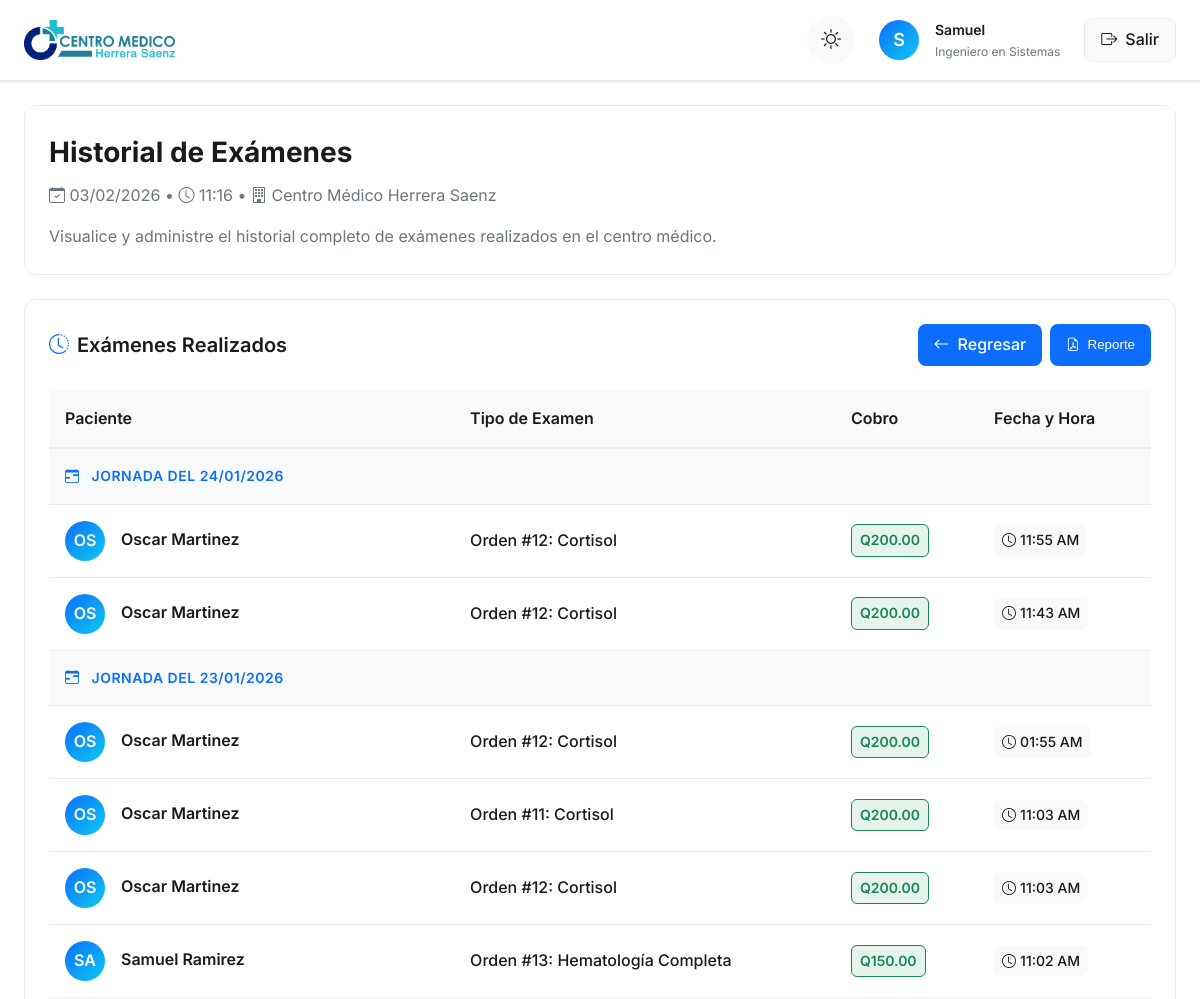
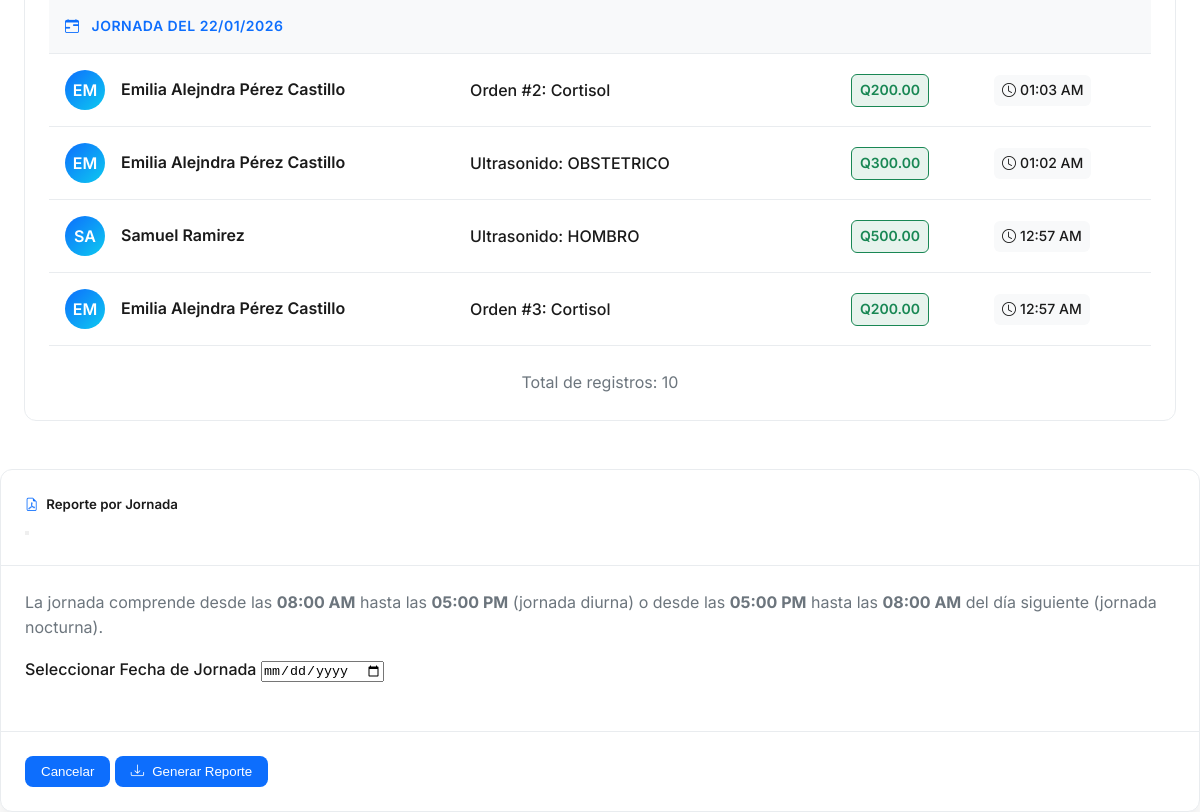
Page /php/examinations/historial_examenes.php (signed in) on the earlier database version (2 pictures, top to bottom).
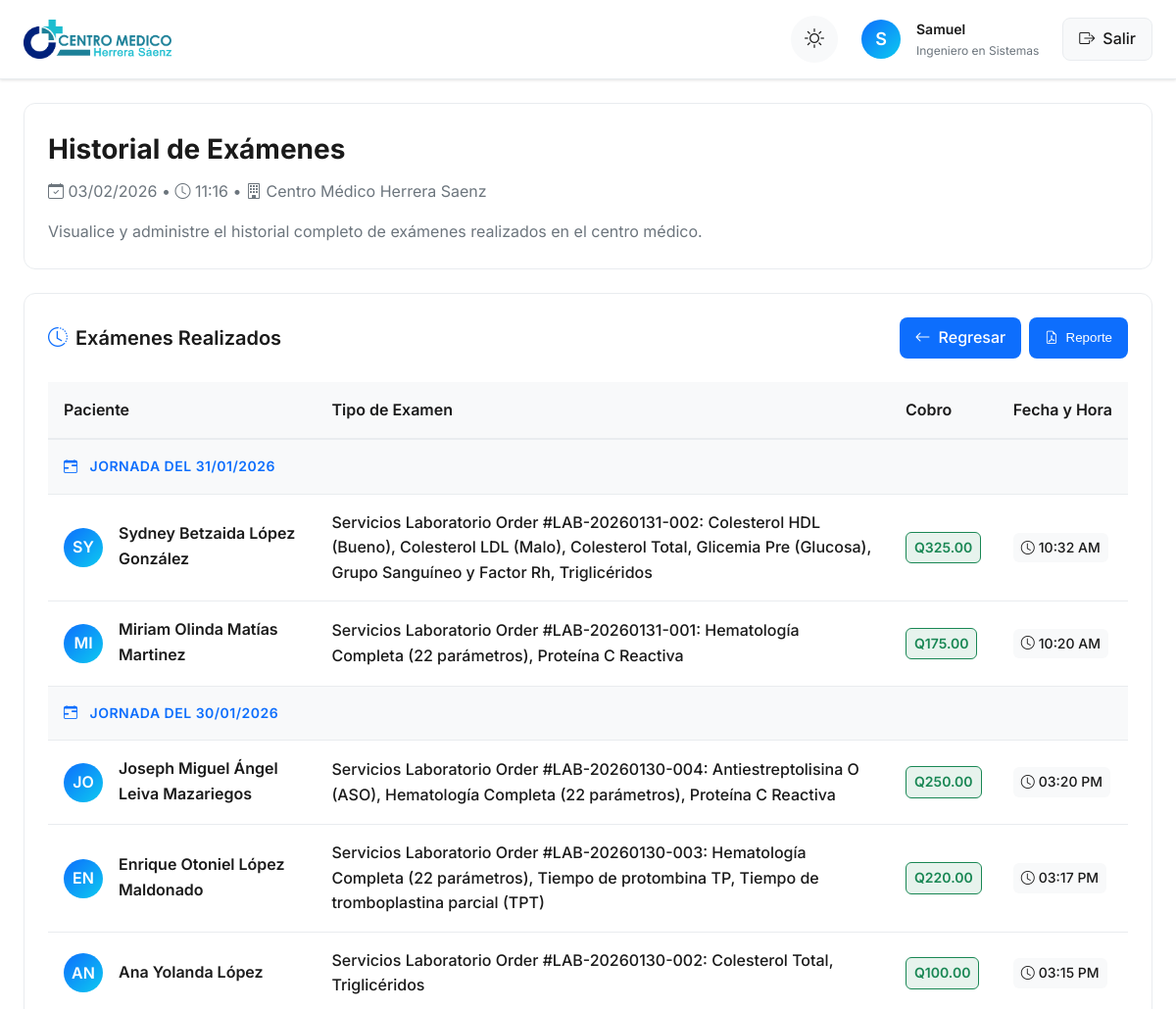
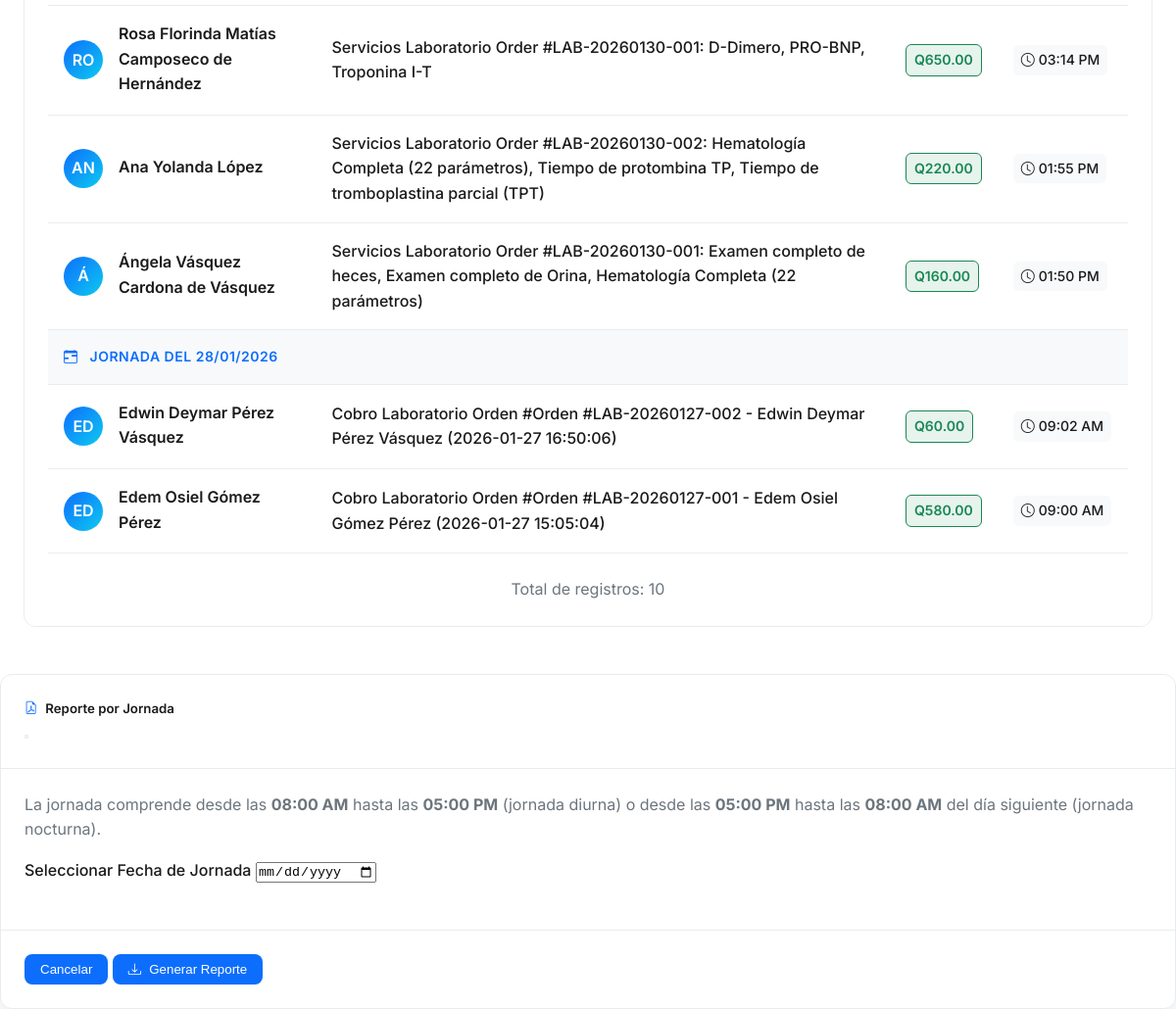
Same page on the later database version (2 pictures, top to bottom).
### tables this page shows
CREATE TABLE `examenes_realizados` (
  `id_examen_realizado` int NOT NULL,
  `id_paciente` int NOT NULL,
  `nombre_paciente` varchar(255) NOT NULL,
  `tipo_examen` varchar(255) NOT NULL COMMENT 'Nombre del examen (ej. Electrocardiograma, Ultrasonido)',
  `cobro` decimal(10,2) NOT NULL,
  `fecha_examen` timestamp NULL DEFAULT CURRENT_TIMESTAMP,
  `usuario` varchar(255) DEFAULT NULL,
  `tipo_pago` enum('Efectivo','Tarjeta','Transferencia') DEFAULT 'Efectivo'
);

### php/examinations/historial_examenes.php (the view, shortened to what this page needs)
<?php
try {
    $database = new Database();
    $conn = $database->getConnection();
    $user_name = $_SESSION['nombre'];
    $user_specialty = $_SESSION['especialidad'] ?? 'Profesional Médico';
    $limit = 20;
    $page = isset($_GET['page']) ? (int) $_GET['page'] : 1;
    $offset = ($page > 1) ? ($page - 1) * $limit : 0;
    $stmt_count = $conn->query("SELECT COUNT(*) as total FROM examenes_realizados");
    $total_registros = $stmt_count->fetch(PDO::FETCH_ASSOC)['total'];
    $stmt = $conn->prepare("
        SELECT id_examen_realizado, nombre_paciente, tipo_examen, cobro, fecha_examen
        FROM examenes_realizados
        ORDER BY fecha_examen DESC
        LIMIT :limit OFFSET :offset
    ");
    $stmt->bindParam(':limit', $limit, PDO::PARAM_INT);
    $stmt->bindParam(':offset', $offset, PDO::PARAM_INT);
    $stmt->execute();
    $examenes = $stmt->fetchAll(PDO::FETCH_ASSOC);
} catch (Exception $e) {
    $examenes = [];
    $total_paginas = 1;
    $total_registros = 0;
    $error_message = "Error al cargar el historial: " . $e->getMessage();
    error_log("Error en historial_examenes: " . $e->getMessage());
}
?>
<!DOCTYPE html>
<html lang="es" data-theme="light">
<head>
    <link rel="stylesheet" href="https://cdn.jsdelivr.net/npm/bootstrap-icons@1.10.0/font/bootstrap-icons.css">
</head>
<body>
    <div class="dashboard-container">
        <header class="dashboard-header">
            <div class="header-content">
                <div class="brand-container">
                    <img src="../../assets/img/herrerasaenz.png" alt="Centro Médico Herrera Saenz" class="brand-logo">
                </div>
                <div class="header-controls">
                    <div class="theme-toggle">
                        <button id="themeSwitch" class="theme-btn" aria-label="Cambiar tema claro/oscuro">
                            <i class="bi bi-sun theme-icon sun-icon"></i>
                        </button>
                    </div>
                    <div class="header-user">
                        <div class="header-avatar">
                            <?php echo strtoupper(substr($user_name, 0, 1)); ?>
                        </div>
                        <div class="header-details">
                            <span class="header-name"><?php echo htmlspecialchars($user_name); ?></span>
                            <span class="header-role"><?php echo htmlspecialchars($user_specialty); ?></span>
                        </div>
                    </div>
                    <a href="../auth/logout.php" class="logout-btn">
                        <i class="bi bi-box-arrow-right"></i>
                        <span>Salir</span>
                    </a>
                </div>
            </div>
        </header>
        <main class="main-content">
            <div class="welcome-card animate-in">
                <div class="welcome-header">
                    <div>
                        <h2 id="greeting" style="font-size: 1.75rem; margin-bottom: 0.5rem;">
                            <span id="greeting-text">Historial de Exámenes</span>
                        </h2>
                        <p class="text-muted mb-0">
                            <i class="bi bi-calendar-check me-1"></i> <?php echo date('d/m/Y'); ?>
                            <span class="mx-2">•</span>
                            <i class="bi bi-clock me-1"></i> <span id="current-time"><?php echo date('H:i'); ?></span>
                            <span class="mx-2">•</span>
                            <i class="bi bi-building me-1"></i> Centro Médico Herrera Saenz
                        </p>
                    </div>
                </div>
                <div class="mt-3">
                    <p class="text-muted mb-0">
                        Visualice y administre el historial completo de exámenes realizados en el centro médico.
                    </p>
                </div>
            </div>
            <section class="history-section animate-in delay-1">
                <div class="section-header">
                    <h3 class="section-title">
                        <i class="bi bi-clock-history section-title-icon"></i>
                        Exámenes Realizados
                    </h3>
                    <div class="d-flex gap-2">
                        <a href="index.php" class="action-btn secondary">
                            <i class="bi bi-arrow-left"></i>
                            <span>Regresar</span>
                        </a>
                        <button type="button" class="action-btn" data-bs-toggle="modal" data-bs-target="#reportModal">
                            <i class="bi bi-file-earmark-pdf"></i>
                            <span>Reporte</span>
                        </button>
                    </div>
                </div>
                <?php if (empty($examenes)): ?>
                        <div class="empty-state">
                            <div class="empty-icon">
                                <i class="bi bi-clipboard-x"></i>
                            </div>
                            <h4 class="text-muted mb-2">No se encontraron registros</h4>
                            <p class="text-muted mb-3">No hay exámenes registrados en el sistema.</p>
                            <a href="index.php" class="action-btn">
                                <i class="bi bi-plus-lg"></i>
                                Registrar primer examen
                            </a>
                        </div>
                <?php else: ?>
                        <div class="table-responsive">
                            <table class="history-table">
                                <thead>
                                    <tr>
                                        <th>Paciente</th>
                                        <th>Tipo de Examen</th>
                                        <th>Cobro</th>
                                        <th>Fecha y Hora</th>
                                    </tr>
                                </thead>
                                <tbody>
                                    <?php
                                    $prev_jornada = null;
                                    foreach ($examenes as $exam):
                                        $timestamp = strtotime($exam['fecha_examen']);
                                        $hora = (int) date('H', $timestamp);
                                        $fecha_base = date('Y-m-d', $timestamp);
                                        if ($hora < 8) {
                                            $jornada_date = date('Y-m-d', strtotime('-1 day', $timestamp));
                                        } else {
                                            $jornada_date = $fecha_base;
                                        }
                                        if ($jornada_date !== $prev_jornada):
                                            $display_date = date('d/m/Y', strtotime($jornada_date));
                                            if ($jornada_date == date('Y-m-d')) {
                                                $display_text = "Jornada de Hoy ($display_date)";
                                            } elseif ($jornada_date == date('Y-m-d', strtotime('-1 day'))) {
                                                $display_text = "Jornada de Ayer ($display_date)";
                                            } else {
                                                $display_text = "Jornada del " . $display_date;
                                            }
                                            ?>
                                                    <tr class="jornada-row">
                                                        <td colspan="4" class="jornada-cell">
                                                            <i class="bi bi-calendar-range jornada-icon"></i>
                                                            <?php echo $display_text; ?>
                                                        </td>
                                                    </tr>
                                                    <?php
                                                    $prev_jornada = $jornada_date;
                                        endif;
                                        $patient_name = htmlspecialchars($exam['nombre_paciente']);
                                        $patient_initials = strtoupper(substr($patient_name, 0, 2));
                                        ?>
                                            <tr>
                                                <td>
                                                    <div class="patient-cell">
                                                        <div class="patient-avatar">
                                                            <?php echo $patient_initials; ?>
                                                        </div>
                                                        <div class="patient-info">
                                                            <div class="patient-name"><?php echo $patient_name; ?></div>
                                                        </div>
                                                    </div>
                                                </td>
                                                <td>
                                                    <span class="fw-medium"><?php echo htmlspecialchars($exam['tipo_examen']); ?></span>
                                                </td>
                                                <td>
                                                    <span class="amount-badge">
                                                        Q<?php echo number_format($exam['cobro'], 2); ?>
                                                    </span>
                                                </td>
                                                <td>
                                                    <span class="time-badge">
                                                        <i class="bi bi-clock"></i>
                                                        <?php echo date('h:i A', strtotime($exam['fecha_examen'])); ?>
                                                    </span>
                                                </td>
                                            </tr>
                                    <?php endforeach; ?>
                                </tbody>
                            </table>
                        </div>
                        <div class="text-center mt-4">
                            <p class="text-muted">Total de registros: <?php echo $total_registros; ?></p>
                        </div>
                <?php endif; ?>
            </section>
        </main>
    </div>
    <div class="modal fade" id="reportModal" tabindex="-1" aria-hidden="true">
        <div class="modal-dialog modal-dialog-centered">
            <div class="modal-content">
                <div class="modal-header">
                    <h5 class="modal-title">
                        <i class="bi bi-file-earmark-pdf text-primary"></i>
                        Reporte por Jornada
                    </h5>
                    <button type="button" class="btn-close" data-bs-dismiss="modal" aria-label="Close"></button>
                </div>
                <div class="modal-body">
                    <p class="text-muted small mb-3">
                        La jornada comprende desde las <strong>08:00 AM</strong> hasta las <strong>05:00 PM</strong>
                        (jornada diurna) o desde las <strong>05:00 PM</strong> hasta las <strong>08:00 AM</strong> del
                        día siguiente (jornada nocturna).
                    </p>
                    <div class="mb-4">
                        <label class="form-label fw-medium">Seleccionar Fecha de Jornada</label>
                        <input type="date" class="form-control" id="reportDate">
                    </div>
                </div>
                <div class="modal-footer">
                    <button type="button" class="action-btn secondary" data-bs-dismiss="modal">Cancelar</button>
                    <button type="button" class="action-btn" id="btnGenerateReport">
                        <i class="bi bi-download"></i>
                        Generar Reporte
                    </button>
                </div>
            </div>
        </div>
    </div>
</body>
</html>

Differences in the rows shown:
removed examenes_realizados: fecha_examen "JORNADA DEL 24/01/2026", nombre_paciente "OS", nombre_paciente "Oscar Martinez", tipo_examen "Orden #12: Cortisol", cobro "200.00", fecha_examen "11:55 AM"
removed examenes_realizados: fecha_examen "JORNADA DEL 23/01/2026", nombre_paciente "OS", nombre_paciente "Oscar Martinez", tipo_examen "Orden #12: Cortisol", cobro "200.00", fecha_examen "01:55 AM"
removed examenes_realizados: nombre_paciente "OS", nombre_paciente "Oscar Martinez", tipo_examen "Orden #11: Cortisol", cobro "200.00", fecha_examen "11:03 AM"
removed examenes_realizados: nombre_paciente "OS", nombre_paciente "Oscar Martinez", tipo_examen "Orden #12: Cortisol", cobro "200.00", fecha_examen "11:03 AM"
removed examenes_realizados: nombre_paciente "SA", nombre_paciente "Samuel Ramirez", tipo_examen "Orden #13: Hematología Completa", cobro "150.00", fecha_examen "11:02 AM"
removed examenes_realizados: fecha_examen "JORNADA DEL 22/01/2026", nombre_paciente "EM", nombre_paciente "Emilia Alejndra Pérez Castillo", tipo_examen "Orden #2: Cortisol", cobro "200.00", fecha_examen "01:03 AM"
removed examenes_realizados: nombre_paciente "EM", nombre_paciente "Emilia Alejndra Pérez Castillo", tipo_examen "Ultrasonido: OBSTETRICO", cobro "300.00", fecha_examen "01:02 AM"
added examenes_realizados: fecha_examen "JORNADA DEL 31/01/2026", nombre_paciente "SY", nombre_paciente "Sydney Betzaida López González", tipo_examen "Servicios Laboratorio Order #LAB-20260131-002: Colesterol HDL (Bueno), Colesterol LDL (Malo), Colesterol Total, Glicemia Pre (Glucosa), Grupo Sanguíneo y Factor Rh, Triglicéridos", cobro "325.00", fecha_examen "10:32 AM"
changed examenes_realizados: nombre_paciente "OS" → "MI"; nombre_paciente "Oscar Martinez" → "Miriam Olinda Matías Martinez"; tipo_examen "Orden #12: Cortisol" → "Servicios Laboratorio Order #LAB-20260131-001: Hematología Completa (22 parámetros), Proteína C Reactiva"; cobro "200.00" → "175.00"; fecha_examen "11:43 AM" → "10:20 AM"
added examenes_realizados: fecha_examen "JORNADA DEL 30/01/2026", nombre_paciente "JO", nombre_paciente "Joseph Miguel Ángel Leiva Mazariegos", tipo_examen "Servicios Laboratorio Order #LAB-20260130-004: Antiestreptolisina O (ASO), Hematología Completa (22 parámetros), Proteína C Reactiva", cobro "250.00", fecha_examen "03:20 PM"
added examenes_realizados: nombre_paciente "EN", nombre_paciente "Enrique Otoniel López Maldonado", tipo_examen "Servicios Laboratorio Order #LAB-20260130-003: Hematología Completa (22 parámetros), Tiempo de protombina TP, Tiempo de tromboplastina parcial (TPT)", cobro "220.00", fecha_examen "03:17 PM"
added examenes_realizados: nombre_paciente "AN", nombre_paciente "Ana Yolanda López", tipo_examen "Servicios Laboratorio Order #LAB-20260130-002: Colesterol Total, Triglicéridos", cobro "100.00", fecha_examen "03:15 PM"
added examenes_realizados: nombre_paciente "RO", nombre_paciente "Rosa Florinda Matías Camposeco de Hernández", tipo_examen "Servicios Laboratorio Order #LAB-20260130-001: D-Dimero, PRO-BNP, Troponina I-T", cobro "650.00", fecha_examen "03:14 PM"
added examenes_realizados: nombre_paciente "AN", nombre_paciente "Ana Yolanda López", tipo_examen "Servicios Laboratorio Order #LAB-20260130-002: Hematología Completa (22 parámetros), Tiempo de protombina TP, Tiempo de tromboplastina parcial (TPT)", cobro "220.00", fecha_examen "01:55 PM"
added examenes_realizados: nombre_paciente "Á", nombre_paciente "Ángela Vásquez Cardona de Vásquez", tipo_examen "Servicios Laboratorio Order #LAB-20260130-001: Examen completo de heces, Examen completo de Orina, Hematología Completa (22 parámetros)", cobro "160.00", fecha_examen "01:50 PM"
changed examenes_realizados: fecha_examen (not shown) → "JORNADA DEL 28/01/2026"; nombre_paciente "SA" → "ED"; nombre_paciente "Samuel Ramirez" → "Edwin Deymar Pérez Vásquez"; tipo_examen "Ultrasonido: HOMBRO" → "Cobro Laboratorio Orden #Orden #LAB-20260127-002 - Edwin Deymar Pérez Vásquez (2026-01-27 16:50:06)"; cobro "500.00" → "60.00"; fecha_examen "12:57 AM" → "09:02 AM"
changed examenes_realizados: nombre_paciente "EM" → "ED"; nombre_paciente "Emilia Alejndra Pérez Castillo" → "Edem Osiel Gómez Pérez"; tipo_examen "Orden #3: Cortisol" → "Cobro Laboratorio Orden #Orden #LAB-20260127-001 - Edem Osiel Gómez Pérez (2026-01-27 15:05:04)"; cobro "200.00" → "580.00"; fecha_examen "12:57 AM" → "09:00 AM"
